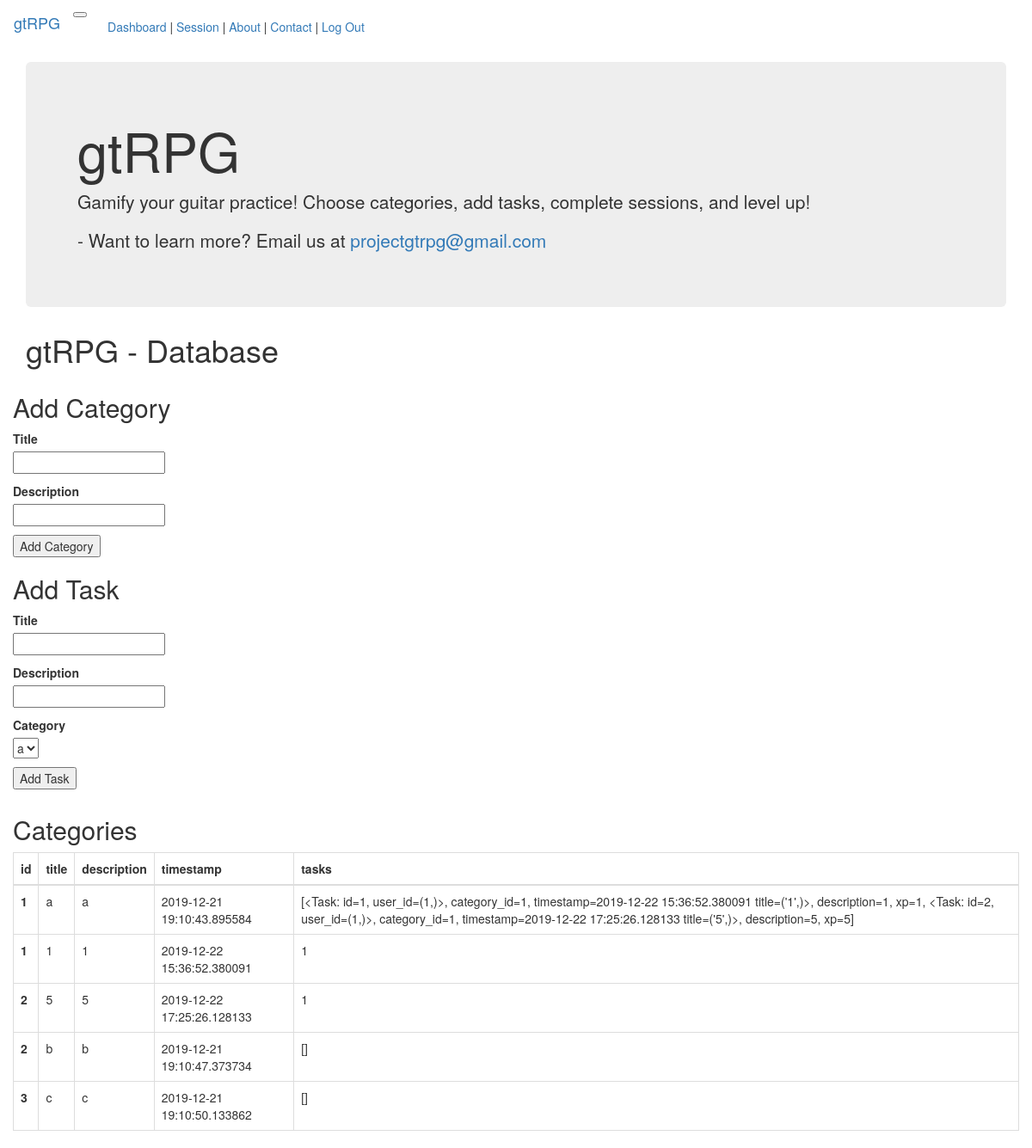
The page /dbview (signed in) on the database as committed earlier.
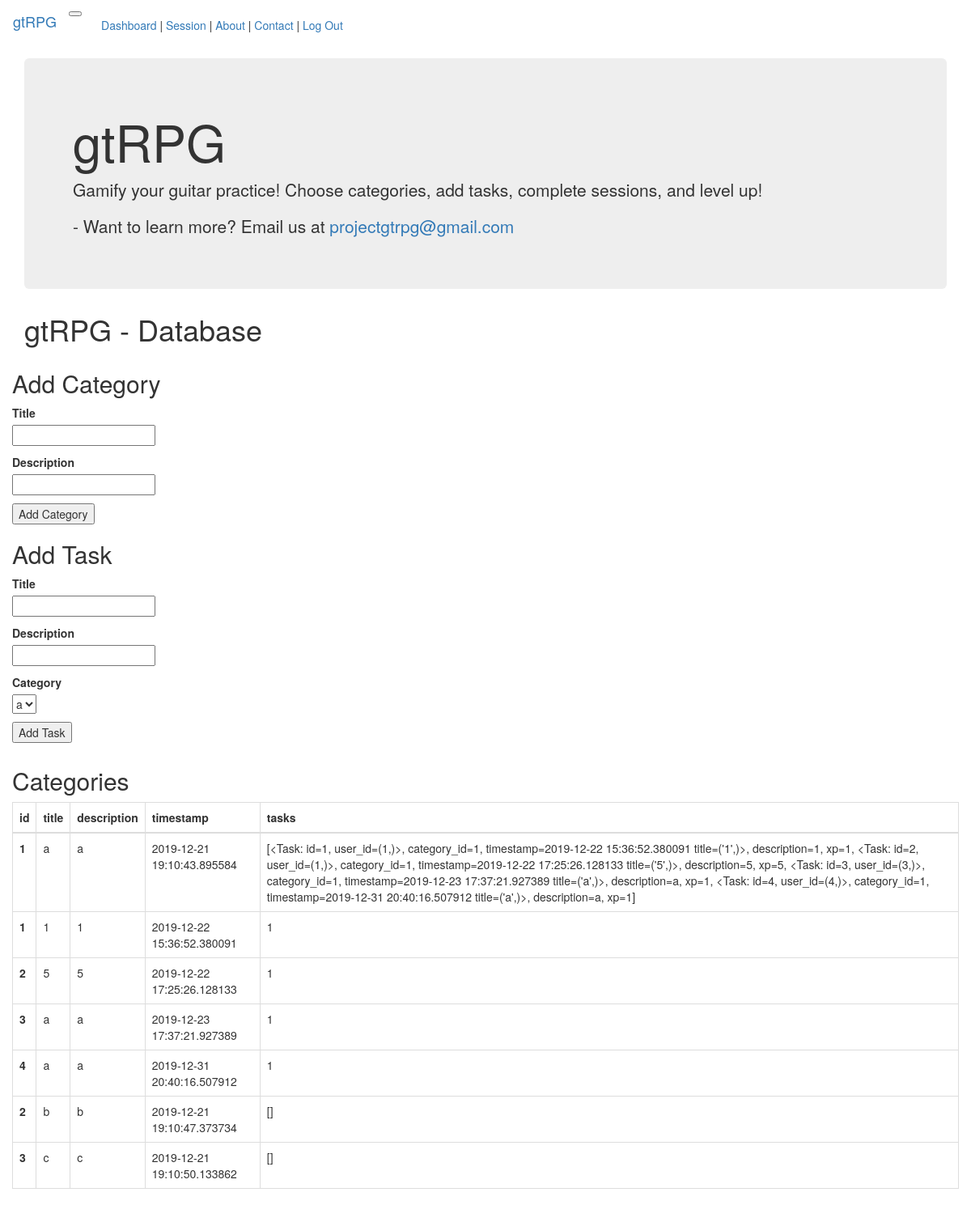
The same page on the database as committed later.
### app/models.py (models this page shows, shortened)
class Category(db.Model):
    id = db.Column(db.Integer, primary_key=True)
    title = db.Column(db.String(100), unique=True, nullable=False)
    description = db.Column(db.String(200))
    timestamp = db.Column(db.DateTime, index=True, default=datetime.utcnow)
    tasks = db.relationship('Task', backref='category', lazy=True)

class Task(db.Model):
    id = db.Column(db.Integer, primary_key=True)
    user_id = db.Column('user_id', db.Integer, db.ForeignKey('user.id'))
    category_id = db.Column(db.Integer, db.ForeignKey('category.id'), nullable=False)
    timestamp = db.Column(db.DateTime, index=True, default=datetime.utcnow)
    title = db.Column(db.String(100), nullable=False)
    description = db.Column(db.String(200))
    xp = db.Column(db.Integer, index=True)
    def __repr__(self):
        return f'<Task: id={self.id}, \
                user_id={self.user_id,}>, \
                category_id={self.category_id}, \
                timestamp={self.timestamp} \
                title={self.title,}>, \
                description={self.description}, \
                xp={self.xp}'

### app/main/routes.py (the view, shortened to what this page needs)
@bp.route('/dbview', methods=['GET', 'POST'])
@login_required
def db_view():
    users = User.query.all()
    categories = Category.query.order_by('title')
    add_category_form = AddCategoryForm()
    add_task_form = AddTaskForm()
    add_task_form.category_id.choices = [(cat.id, cat.title) for cat in categories]
    return render_template('db_view.html', title='Database | gtRPG', users=users, categories=categories, add_category_form=add_category_form, add_task_form=add_task_form)

### app/main/forms.py (shortened to what this page needs)
class AddCategoryForm(FlaskForm):
    title = StringField('Title', validators=[DataRequired()])
    description = StringField('Description', validators=[DataRequired()])
    add_category_submit = SubmitField('Add Category')

class AddTaskForm(FlaskForm):
    title = StringField('Title', validators=[DataRequired()])
    description = StringField('Description', validators=[DataRequired()])
    xp = SelectField(u'XP', choices=[(1, '1'), (2, '2'), (3, '3'), (5, '5'), (8, '8'), (13, '13')], coerce=int)
    category_id = SelectField(u'Category', coerce=int)
    add_task_submit = SubmitField('Add Task')

### app/main/routes.py (called while the page is built)
@bp.before_request
def before_request():
    if current_user.is_authenticated:
        current_user.last_seen = datetime.utcnow()
        db.session.commit()

### app/models.py (called while the page is built)
@login.user_loader
def load_user(id):
    return User.query.get(int(id))

### app/templates/db_view.html (shortened to what this page needs)
{% extends "base.html" %}
{% block app_content %}
        <h1>gtRPG - Database</h1>
        <div class="row">
            <div class="col-6" id="addCategoryForm">
                <h2>Add Category</h2>
                <form action="" method="post" novalidate>
                    <p>
                        {{ add_category_form.title.label }}<br>
                        {{ add_category_form.title }}<br>
                    </p>
                    <p>
                        {{ add_category_form.description.label }}<br>
                        {{ add_category_form.description }}<br>
                    </p>
                    <p>{{ add_category_form.add_category_submit() }}</p>
                </form>
            </div>
            <div class="col-6" id="addTaskForm">
                <h2>Add Task</h2>
                <form action="" method="post" novalidate>
                    <p>
                        {{ add_task_form.title.label }}<br>
                        {{ add_task_form.title }}<br>
                    </p>
                    <p>
                        {{ add_task_form.description.label }}<br>
                        {{ add_task_form.description }}<br>
                    </p>
                    <p>
                        {{ add_task_form.category_id.label }}<br>
                        {{ add_task_form.category_id }}<br>
                    </p>
                    <p>{{ add_task_form.add_task_submit() }}</p>
                </form>
            </div>
        </div>
        <div class="row" id ="categoriesTable">
            <div class="col-12">
                <h2>Categories</h2>
                <table class="table table-dark table-bordered table-hover">
                    <thead class="thead-dark">
                        <tr>
                            <th scope="col">id</th>
                            <th scope="col">title</th>
                            <th scope="col">description</th>
                            <th scope="col">timestamp</th>
                            <th scope="col">tasks</th>
                        </tr>
                    </thead>
                    <tbody>
                        {% for category in categories %}
                            <tr>
                                <th scope="row">{{category.id}}</th>
                                <td>{{category.title}}</td>
                                <td>{{category.description}}</td>
                                <td>{{category.timestamp}}</td>
                                <td>{{category.tasks}}</td>
                            </tr>
                            {% for task in category.tasks %}
                                <tr>
                                    <th scope="row">{{task.id}}</th>
                                    <td>{{task.title}}</td>
                                    <td>{{task.description}}</td>
                                    <td>{{task.timestamp}}</td>
                                    <td>{{task.category_id}}</td>
                                </tr>
                            {% endfor %}
                        {% endfor %}
                    </tbody>
                </table>
            </div>
        </div>
    </div>
{% endblock %}

Rows that differ between the two databases and show on the page:
computed for Category id 1: tasks "…timestamp=2019-12-22 17:25:26.128133 title=('5',)>, description=5, xp=5]" → "…timestamp=2019-12-22 17:25:26.128133 title=('5',)>, description=5, xp=5, <Task: id=3, user_id=(3,)>, category_id=1, timestamp=2019-12-23 17:37:21.927389 title=('a',)>, description=a, xp=1, <Task: id=4, user_id=(4,)>, category_id=1, timestamp=2019-12-31 20:40:16.507912 title=('a',)>, description=a, xp=1]"
added Task: id "3", title "a", description "a", timestamp "2019-12-23 17:37:21.927389", category_id "1", shown under Category id 1
added Task: id "4", title "a", description "a", timestamp "2019-12-31 20:40:16.507912", category_id "1", shown under Category id 1
